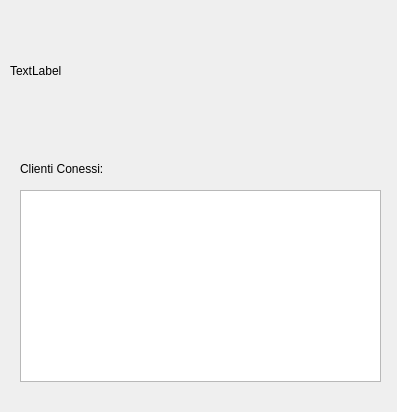
<?xml version="1.0" encoding="UTF-8"?>
<ui version="4.0">
 <class>Server</class>
 <widget class="QWidget" name="Server">
  <property name="geometry">
   <rect>
    <x>0</x>
    <y>0</y>
    <width>397</width>
    <height>412</height>
   </rect>
  </property>
  <property name="windowTitle">
   <string>Form</string>
  </property>
  <widget class="QLabel" name="label">
   <property name="geometry">
    <rect>
     <x>10</x>
     <y>10</y>
     <width>381</width>
     <height>121</height>
    </rect>
   </property>
   <property name="text">
    <string>TextLabel</string>
   </property>
  </widget>
  <widget class="QLabel" name="label_2">
   <property name="geometry">
    <rect>
     <x>20</x>
     <y>160</y>
     <width>101</width>
     <height>17</height>
    </rect>
   </property>
   <property name="text">
    <string>Clienti Conessi:</string>
   </property>
  </widget>
  <widget class="QTextBrowser" name="textBrowser">
   <property name="geometry">
    <rect>
     <x>20</x>
     <y>190</y>
     <width>361</width>
     <height>192</height>
    </rect>
   </property>
  </widget>
 </widget>
 <resources/>
 <connections/>
</ui>
